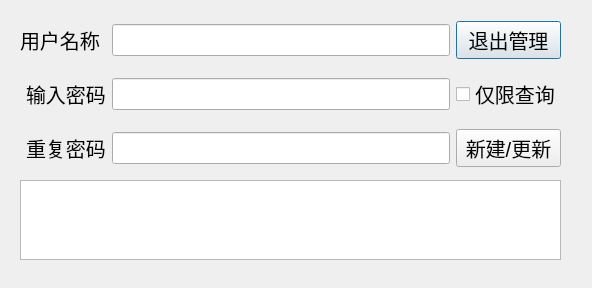
<?xml version="1.0" encoding="UTF-8"?>
<ui version="4.0">
 <class>AdminForm</class>
 <widget class="QDialog" name="AdminForm">
  <property name="enabled">
   <bool>true</bool>
  </property>
  <property name="geometry">
   <rect>
    <x>0</x>
    <y>0</y>
    <width>592</width>
    <height>288</height>
   </rect>
  </property>
  <property name="windowTitle">
   <string>用户管理</string>
  </property>
  <widget class="QWidget" name="horizontalLayoutWidget">
   <property name="geometry">
    <rect>
     <x>20</x>
     <y>10</y>
     <width>541</width>
     <height>168</height>
    </rect>
   </property>
   <layout class="QHBoxLayout" name="horizontalLayout_3">
    <item>
     <layout class="QGridLayout" name="gridLayout_4">
      <item row="1" column="1">
       <widget class="QLabel" name="label_2">
        <property name="font">
         <font>
          <family>Ubuntu</family>
          <pointsize>15</pointsize>
          <weight>50</weight>
          <bold>false</bold>
         </font>
        </property>
        <property name="text">
         <string>输入密码</string>
        </property>
       </widget>
      </item>
      <item row="0" column="0" colspan="2">
       <widget class="QLabel" name="label_1">
        <property name="font">
         <font>
          <family>Ubuntu</family>
          <pointsize>15</pointsize>
          <weight>50</weight>
          <bold>false</bold>
         </font>
        </property>
        <property name="text">
         <string>用户名称</string>
        </property>
       </widget>
      </item>
      <item row="1" column="2">
       <widget class="QLineEdit" name="passLine">
        <property name="font">
         <font>
          <pointsize>15</pointsize>
         </font>
        </property>
        <property name="echoMode">
         <enum>QLineEdit::Password</enum>
        </property>
       </widget>
      </item>
      <item row="1" column="3">
       <layout class="QVBoxLayout" name="verticalLayout_2">
        <item>
         <widget class="QCheckBox" name="queryOnlycheckBox">
          <property name="font">
           <font>
            <pointsize>15</pointsize>
            <weight>50</weight>
            <bold>false</bold>
           </font>
          </property>
          <property name="text">
           <string>仅限查询</string>
          </property>
         </widget>
        </item>
       </layout>
      </item>
      <item row="2" column="2">
       <widget class="QLineEdit" name="passAgainLine">
        <property name="font">
         <font>
          <pointsize>15</pointsize>
         </font>
        </property>
        <property name="echoMode">
         <enum>QLineEdit::Password</enum>
        </property>
       </widget>
      </item>
      <item row="2" column="1">
       <widget class="QLabel" name="label_3">
        <property name="font">
         <font>
          <family>Ubuntu</family>
          <pointsize>15</pointsize>
          <weight>50</weight>
          <bold>false</bold>
         </font>
        </property>
        <property name="text">
         <string>重复密码</string>
        </property>
       </widget>
      </item>
      <item row="0" column="2">
       <widget class="QLineEdit" name="userLine">
        <property name="font">
         <font>
          <pointsize>15</pointsize>
         </font>
        </property>
       </widget>
      </item>
      <item row="0" column="3">
       <widget class="QPushButton" name="adminCloseButton">
        <property name="font">
         <font>
          <pointsize>15</pointsize>
         </font>
        </property>
        <property name="text">
         <string>退出管理</string>
        </property>
       </widget>
      </item>
      <item row="2" column="3">
       <widget class="QPushButton" name="updateButton">
        <property name="font">
         <font>
          <family>Ubuntu</family>
          <pointsize>15</pointsize>
         </font>
        </property>
        <property name="text">
         <string>新建/更新</string>
        </property>
       </widget>
      </item>
     </layout>
    </item>
   </layout>
  </widget>
  <widget class="QWidget" name="horizontalLayoutWidget_2">
   <property name="geometry">
    <rect>
     <x>20</x>
     <y>180</y>
     <width>541</width>
     <height>80</height>
    </rect>
   </property>
   <layout class="QHBoxLayout" name="horizontalLayout_4">
    <item>
     <widget class="QTextEdit" name="adminTextEdit">
      <property name="font">
       <font>
        <pointsize>11</pointsize>
       </font>
      </property>
      <property name="readOnly">
       <bool>true</bool>
      </property>
     </widget>
    </item>
   </layout>
  </widget>
 </widget>
 <resources/>
 <connections/>
</ui>
